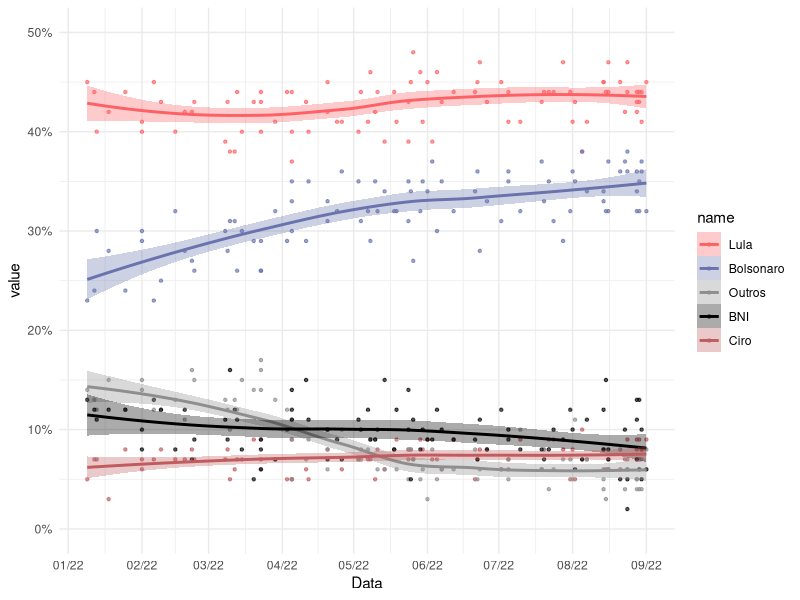
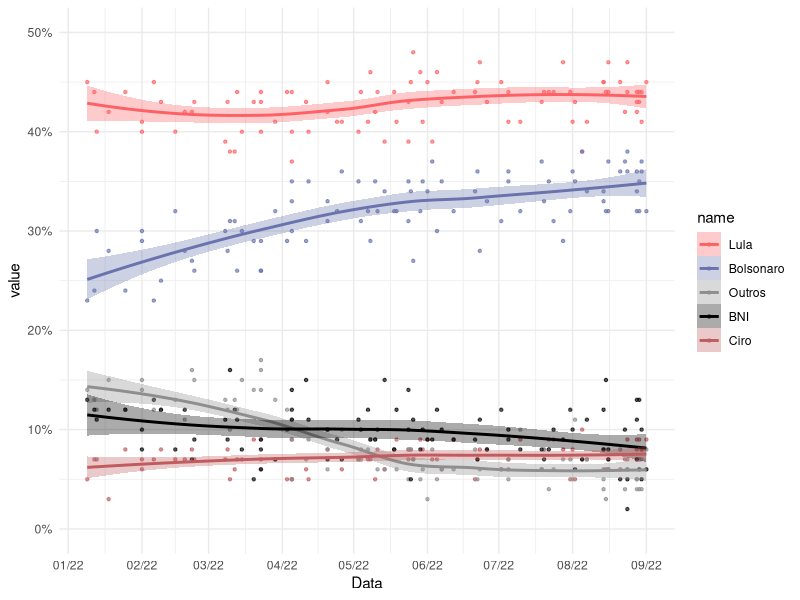

These figures' R source, in order:

# Configurar --------------------------------------------------------------

#-- bibliotecas
library(readxl)
library(tidyverse)
library(lubridate)

#-- lista de pesquisas
pesq <- read_csv("pesquisas_1t.csv")
exp = T

# Grafico -----------------------------------------------------------------

#-- argumento que controla o quão suave é a linah
span=.88

#-- gerar estimativas
results <- pesq %>%
  drop_na() %>% 
  mutate(Tebet = replace_na(Tebet, 0)) %>% 
  mutate(Data = as.Date(Data),
         Outros = Tebet+Outros) %>% 
  select(-Tebet) %>% 
  pivot_longer(cols=c(Lula:Ciro, Outros:BNI)) %>% 
  mutate(value = value/100) %>% 
  # retirar institutos de pesquisa
  filter(!(Instituto%in%c("Sigma", "Brasmarket",
                          "Futura"))) %>% 
  mutate(Data=as.numeric(Data)) %>% 
  nest(-name) %>%
  mutate(
    # loess calculation 
    m = purrr::map(data, loess,
                   formula = value ~ Data, span = span),
    # valores previstos
    fitted = purrr::map(m, `[[`, "fitted")) %>% 
  select(-m) %>%
  unnest()

# Cores dos candidatos
col=c( "#fd6166", "#6973ad",
       "#8E8E8E","#000000","#c05b5e")

results %>% 
  mutate(Data = as.Date(Data, origin="1970/1/1"),
         name = fct_relevel(name, "Lula", "Bolsonaro",
                "Outros", "BNI", "Ciro")) %>% 
  ggplot(aes(x = Data, y = value, group = name, color = name)) +
  geom_point(alpha=.66, size=.85) +
  #-- line e smooth geram a mesma linha aqui
  #-- smooth até gerar o s.e. automaticamente
  #geom_line(aes(y = fitted), size=1) +
  geom_smooth(se=T, alpha=.33, span=span, aes(fill=name)) +
  scale_fill_manual(
    values=col) +
  scale_color_manual(values=col) +
  scale_y_continuous(limits=c(0,.5), labels=scales::percent) +
  scale_x_date(date_breaks = "1 month", date_labels = "%m/%y") +
  theme_minimal()

if(exp) {
ggsave(paste0("./img/", 
              str_replace_all(Sys.time(), ":", "_"), "_NL.svg"), 
       width=400*10, height=167*10, unit="px")
}

#-- resultados gerais
results %>% 
  filter(Data==max(Data)) %>% 
  mutate(Data = as.Date(Data, origin="1970/1/1"))  %>% 
  mutate(name = fct_relevel(name, "Lula", "Bolsonaro",
         "Ciro", "BNI", "Outros")) %>%
  group_by(name) %>% 
  summarise(mean=mean(fitted)) %>% 
  mutate(mean=paste0(round(mean*100,1), "%")) 

#-- mais recentes
pesq %>% 
  mutate(r = rank(-as.numeric(Data))) %>% 
  filter(r <10) %>% 
  arrange(r) %>%
  select(Data, Instituto, Lula:BNI) %>% 
  mutate(text = paste(Data, Instituto, Lula, Bolsonaro, Ciro, Tebet, Outros, BNI, sep=" | ")) %>% 
  select(text)
